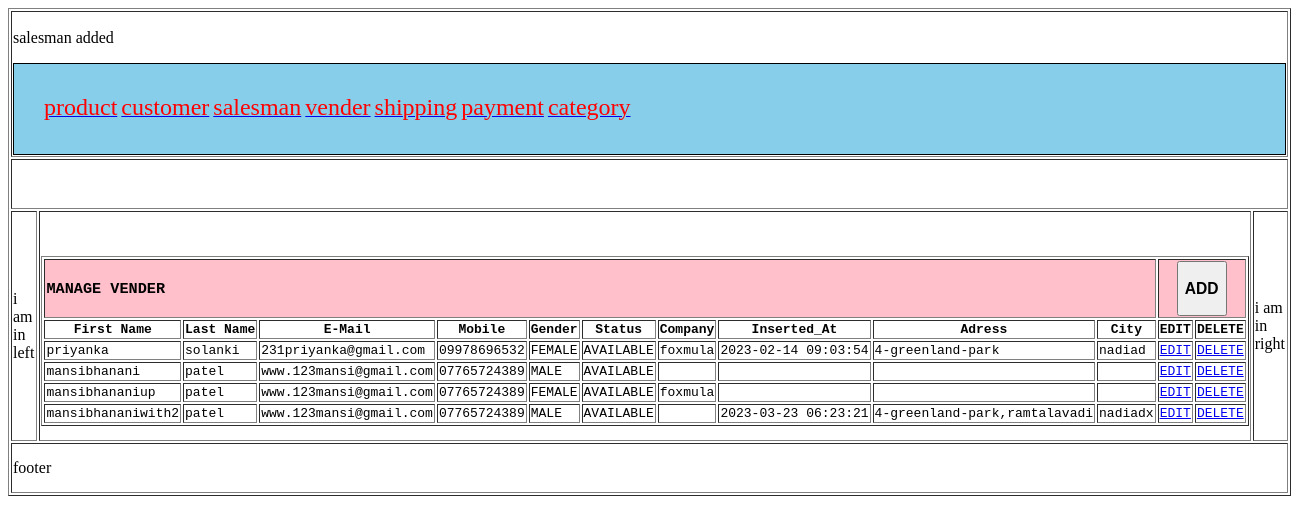
/index.php?c=vender&a=grid, run on the app's committed database.
### tables this page shows
CREATE TABLE `vendor` (
  `vendor_id` int(11) NOT NULL,
  `first_name` varchar(255) NOT NULL,
  `last_name` varchar(255) NOT NULL,
  `email` varchar(255) NOT NULL,
  `mobile` varchar(255) NOT NULL,
  `gender` enum('MALE','FEMALE') NOT NULL,
  `status` enum('AVAILABLE','INAVAILABLE') NOT NULL,
  `company` varchar(255) NOT NULL,
  `inserted_at` datetime DEFAULT NULL,
  `updated_at` datetime DEFAULT NULL
);

CREATE TABLE `vendor_address` (
  `vendor_id` int(11) NOT NULL,
  `address` varchar(255) NOT NULL,
  `city` varchar(255) NOT NULL,
  `zipcode` varchar(255) NOT NULL,
  `state` varchar(255) NOT NULL,
  `country` varchar(255) NOT NULL
);

### model/core/view.php (called while the page is built, shortened)
<?php
class model_core_view{
	protected $data = [];
	protected $template = null;
	function __get($key){
		if(array_key_exists($key,$this->data))
		{
			return $this->data[$key];
		}
	}
	public function setTemplate($template){
		$this->template = $template;
		return $this;
	}
	public function getTemplate(){
		return $this->template;
	}
	public function setData($data){
		$this->data = $data;
		return $this->data;
	}
	public function render(){
		require_once 'view'.DS.$this->getTemplate();
	}
	public function getUrl($action=null,$controller=null,$param=[],$resetParam=false){
		return Ccc::getModel('core_url')->getUrl($action,$controller,$param,$resetParam);
	}
}
?>

### controller/vender.php (called while the page is built, shortened)
<?php
class controller_vender extends model_core_action{
	public function gridAction()
	{
		$layout = new Block_Core_Layout();
		$grid = new Block_Vender_Grid();
		$layout->prepareChildren();
		$layout->getChild('contain')->addChild('grid',$grid);
		$header = new Block_Html_header();
		$layout->getChild('header');
		$layout->addChild('header',$header);
		$layout->getChildren();
		$layout->render();
	}
}
?>

### controller/core/front.php (called while the page is built, shortened)
<?php
class controller_core_front {
	public function init(){
		$action = new model_core_action();
		$request = $action->getRequest();
		$action = $request->getActionName()."Action";
		$actionName = new $className();
		$actionName->$action();
	}
}
?>

### index.php (called while the page is built, shortened)
<?php
require_once 'controller/core/front.php';
class Ccc {
	public static function init(){
		$front = new controller_core_front();
		$front->init();
	}
	public static function getModel($className){
		return(new $className());
	}
}
Ccc::init();
?>

### block/core/abstracts.php (called while the page is built, shortened)
<?php
require_once 'model/core/view.php';
class Block_Core_Abstracts extends Model_Core_View
{
	protected $children = [];
	public function getChildren()
	{
		return $this->children;
	}
	public function addChild($key,$value)
	{
		$this->children[$key] = $value;
	}
}
?>

### model/core/request.php (called while the page is built, shortened)
<?php
class model_core_request{
	public function getParam($key=null,$value=null){
		if($key==null & $value==null){
			return $_GET;
		}
		if($key!=null){
			if(array_key_exists($key, $_GET)){
			return $_GET[$key];
			}
		}
	}
}
?>

### model/core/url.php (called while the page is built, shortened)
<?php
require_once 'model/core/request.php';
class model_core_url extends model_core_request{
	public function getCurrentUrl(){
		$url = $_SERVER['REQUEST_SCHEME']."://".$_SERVER['HTTP_HOST'].$_SERVER['REQUEST_URI'];
		return $url;
	}
	public function getUrl($a=null,$c=null,$param=null,$resetParam=false){
		$final = $this->getParam();
		$currentUrl = explode('?', $this->getCurrentUrl());
		if($c == null){
			$requiredParam['c'] = $this->getControllerName();
		}
		else{
			$requiredParam['c'] = $c;
		}
		if($a==null){
			$requiredParam['a'] = $this->getActionName();
		}
		else{
			$requiredParam['a'] = $a;
		}
		$final =  array_merge($final,$requiredParam);
		if($param){
			$final = array_merge($final,$param);
		}
		$url = $currentUrl[0].'?'.http_build_query($final);
		return $url;
	}
}
?>

### model/core/table/row.php (called while the page is built, shortened)
<?php
class model_core_table_row {
	protected $data = [];
	public function __set($key,$value){
		$this->data[$key] = $value;
	}
	public function __get($key){
		if(array_key_exists($key,$this->data)){
			return $this->data[$key];
		}
		return null;
	}
	public function getModel(){
		$model = new $modelName;
		return $model;
	}
	public function setData(array $data){
		$this->data = $data;
		return $this;
	}
	public function fetchAll($query){
		$arrayData = $this->getModel()->fetchAll($query);
		$this->data = $arrayData;
		return $this->data;
	}
}
?>

### model/core/adapter.php (called while the page is built, shortened)
<?php
class model_core_adapter
{
	public $server = "localhost";
	public $username = "root";
	public $password = "";
	public $database = "project-george-solanki";
	public function connection(){
		$conn = new mysqli($this->server,$this->username,$this->password,$this->database);
		return $conn;
	}
	public function fetchAll($sql){
		$conn = $this->connection();
		$result = $conn->query($sql);
		$rows = $result->fetch_all(MYSQLI_ASSOC);
		return $rows;
	}
}
?>

### model/core/table.php (called while the page is built, shortened)
<?php
require_once 'model/core/adapter.php';
class model_core_table{
	public function getAdapter(){
		$adapter = new model_core_adapter();
		return $adapter;
	}
	public function fetchAll($query=null){
		$result = $this->getAdapter()->fetchAll($query);
		return $result;
	}
}
?>

### block/vender/grid.php (called while the page is built, shortened)
<?php
class Block_vender_grid extends Block_Core_Abstracts
{
	function __construct()
	{
		$this->CollectionData();
	}
	public function CollectionData()
	{
		$sql = "SELECT * FROM `vendor` JOIN `vendor_address`
				ON vendor.vendor_id = vendor_address.vendor_id";
		$vender_row = Ccc::getModel('venders_row');
		$venders = $vender_row->fetchAll($sql);
		return $this;
	}
}
?>

### view/vender/grid.phtml (the view)
<?php
$venders = $this->venders;
?>
	<table width="100%" border="1">
		<tr bgcolor="pink">
			<td colspan="10"><h3>MANAGE VENDER</h3></td>
			<td colspan="2" align="center"><a href="<?php echo $this->getUrl('add','vender') ?>"><button><h3>ADD</h3></button></a></td>
		</tr>
		<tr>
			<th>First Name</th>
			<th>Last Name</th>
			<th>E-Mail</th>
			<th>Mobile</th>
			<th>Gender</th>
			<th>Status</th>
			<th>Company</th>
			<th>Inserted_At</th>
			<th>Adress</th>
			<th>City</th>
			<th>EDIT</th>
			<th>DELETE</th>
		</tr>
		<?php foreach($venders as $vender): ?>
		<tr>
			<td><?php echo $vender->first_name ?></td>
			<td><?php echo $vender->last_name ?></td>
			<td><?php echo $vender->email ?></td>
			<td><?php echo $vender->mobile ?></td>
			<td><?php echo $vender->gender ?></td>
			<td><?php echo $vender->status ?></td>
			<td><?php echo $vender->company ?></td>
			<td><?php echo $vender->inserted_at ?></td>
			<td><?php echo $vender->address ?></td>
			<td><?php echo $vender->city ?></td>
			<td><a href="<?php echo $this->getUrl('edit','vender',['vendor_id'=>$vender->vendor_id]) ?>">EDIT</a></td>
			<td><a href="<?php echo $this->getUrl('edit','vender',['vendor_id'=>$vender->vendor_id]) ?>">DELETE</a></td>
		</tr>
	    <?php endforeach; ?>
	</table>

### view/html/contain.phtml (shortened to what this page needs)
<div>
<?php
$layout = $this->getChildren();
foreach ($layout as $key => $child) {
	$child->render();
}
?>

### data on the page
vendor: first_name "priyanka", last_name "solanki", email "231priyanka@gmail.com", mobile "09978696532", gender "FEMALE", status "AVAILABLE", company "foxmula", inserted_at "2023-02-14 09:03:54", vendor_address.address "4-greenland-park", vendor_address.city "nadiad"
vendor: first_name "mansibhanani", last_name "patel", email "www.123mansi@gmail.com", mobile "07765724389", gender "MALE", status "AVAILABLE"
vendor: first_name "mansibhananiup", last_name "patel", email "www.123mansi@gmail.com", mobile "07765724389", gender "FEMALE", status "AVAILABLE", company "foxmula"
vendor: first_name "mansibhananiwith2", last_name "patel", email "www.123mansi@gmail.com", mobile "07765724389", gender "MALE", status "AVAILABLE", inserted_at "2023-03-23 06:23:21", vendor_address.address "4-greenland-park,ramtalavadi", vendor_address.city "nadiadx"

### other printed values
$message "salesman added"
